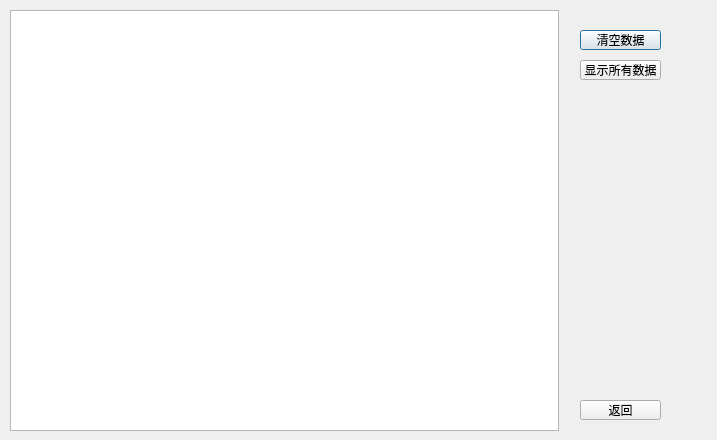
<?xml version="1.0" encoding="UTF-8"?>
<ui version="4.0">
 <class>rootDialog</class>
 <widget class="QDialog" name="rootDialog">
  <property name="geometry">
   <rect>
    <x>0</x>
    <y>0</y>
    <width>717</width>
    <height>440</height>
   </rect>
  </property>
  <property name="windowTitle">
   <string>Dialog</string>
  </property>
  <widget class="QTextEdit" name="textEdit">
   <property name="geometry">
    <rect>
     <x>10</x>
     <y>10</y>
     <width>549</width>
     <height>421</height>
    </rect>
   </property>
  </widget>
  <widget class="QPushButton" name="clearBtn">
   <property name="geometry">
    <rect>
     <x>580</x>
     <y>30</y>
     <width>81</width>
     <height>20</height>
    </rect>
   </property>
   <property name="text">
    <string>清空数据</string>
   </property>
  </widget>
  <widget class="QPushButton" name="outputBtn">
   <property name="geometry">
    <rect>
     <x>580</x>
     <y>60</y>
     <width>81</width>
     <height>20</height>
    </rect>
   </property>
   <property name="text">
    <string>显示所有数据</string>
   </property>
  </widget>
  <widget class="QPushButton" name="exitBtn">
   <property name="geometry">
    <rect>
     <x>580</x>
     <y>400</y>
     <width>81</width>
     <height>20</height>
    </rect>
   </property>
   <property name="text">
    <string>返回</string>
   </property>
  </widget>
 </widget>
 <resources/>
 <connections/>
</ui>
